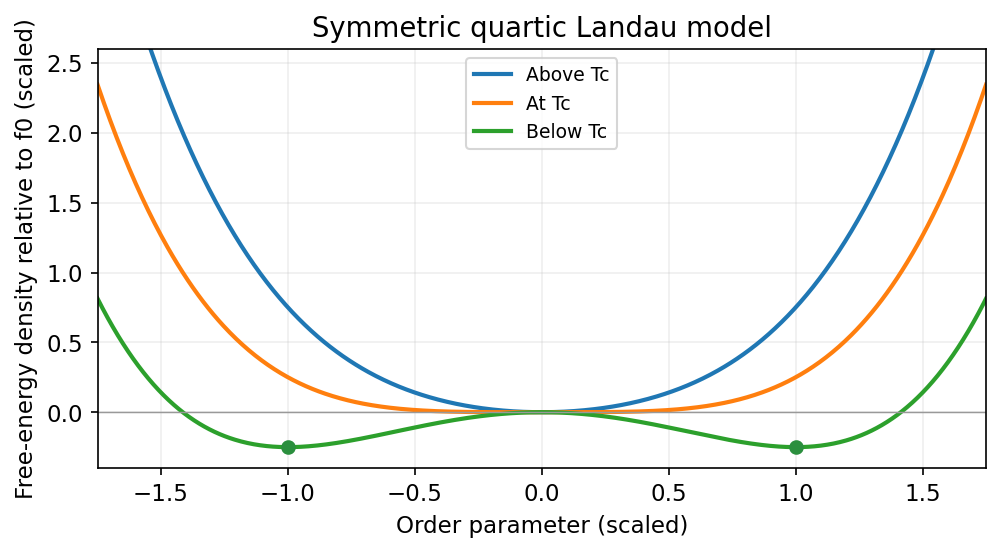

The script that drew this image:
#!/usr/bin/env python3
"""Original educational diagram. Tested with Python 3.14.4, NumPy 2.3.5,
Matplotlib 3.10.7. Run from mirrored _media directory; PNG basename goes to cwd.
All plotted parameter choices are illustrative and do not assert provided exam data.
"""
from pathlib import Path
import numpy as np
import matplotlib
matplotlib.use('Agg')
import matplotlib.pyplot as plt
plt.rcParams.update({'font.size':11,'figure.facecolor':'white','axes.facecolor':'white'})

q=np.linspace(-1.75,1.75,700);fig,ax=plt.subplots(figsize=(6.8,3.8))
for r,label in [(1.,'Above Tc'),(0.,'At Tc'),(-1.,'Below Tc')]:ax.plot(q,r*q*q/2+q**4/4,lw=2,label=label)
ax.plot([-1,1],[-.25,-.25],'o',color='#2b8f3e');ax.axhline(0,color='.6',lw=.7);ax.set(xlabel='Order parameter (scaled)',ylabel='Free-energy density relative to f0 (scaled)',xlim=(-1.75,1.75),ylim=(-.4,2.6),title='Symmetric quartic Landau model');ax.legend(fontsize=9);ax.grid(alpha=.2);fig.tight_layout()

fig.savefig(Path(__file__).with_suffix('.png').name,dpi=150,facecolor='white',bbox_inches='tight')
